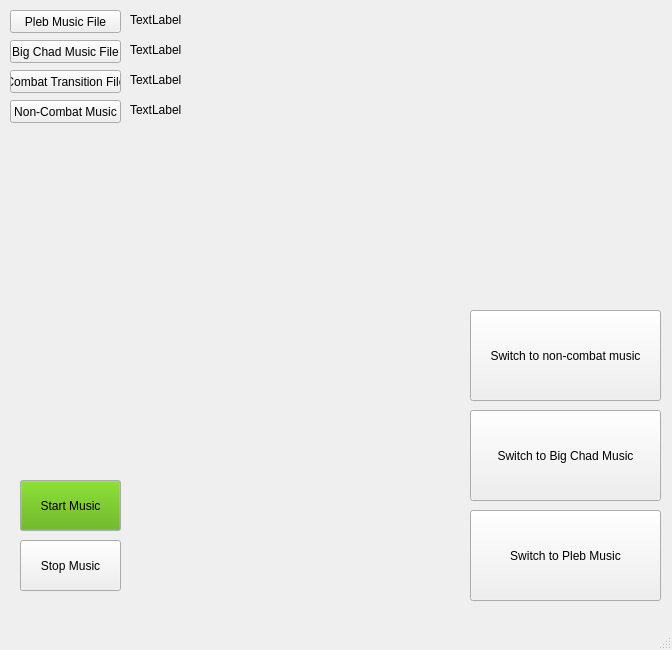
<?xml version="1.0" encoding="UTF-8"?>
<ui version="4.0">
 <class>BestMusicThing</class>
 <widget class="QMainWindow" name="BestMusicThing">
  <property name="geometry">
   <rect>
    <x>0</x>
    <y>0</y>
    <width>672</width>
    <height>650</height>
   </rect>
  </property>
  <property name="windowTitle">
   <string>BestMusicThing</string>
  </property>
  <widget class="QWidget" name="centralwidget">
   <widget class="QPushButton" name="PlebMusicPathButton">
    <property name="geometry">
     <rect>
      <x>10</x>
      <y>10</y>
      <width>111</width>
      <height>23</height>
     </rect>
    </property>
    <property name="text">
     <string>Pleb Music File</string>
    </property>
   </widget>
   <widget class="QPushButton" name="ChadMusicPathButton">
    <property name="geometry">
     <rect>
      <x>10</x>
      <y>40</y>
      <width>111</width>
      <height>23</height>
     </rect>
    </property>
    <property name="text">
     <string>Big Chad Music File</string>
    </property>
   </widget>
   <widget class="QPushButton" name="StartMusicButton">
    <property name="geometry">
     <rect>
      <x>20</x>
      <y>480</y>
      <width>101</width>
      <height>51</height>
     </rect>
    </property>
    <property name="palette">
     <palette>
      <active>
       <colorrole role="Button">
        <brush brushstyle="SolidPattern">
         <color alpha="255">
          <red>85</red>
          <green>170</green>
          <blue>0</blue>
         </color>
        </brush>
       </colorrole>
      </active>
      <inactive>
       <colorrole role="Button">
        <brush brushstyle="SolidPattern">
         <color alpha="255">
          <red>85</red>
          <green>170</green>
          <blue>0</blue>
         </color>
        </brush>
       </colorrole>
      </inactive>
      <disabled>
       <colorrole role="Button">
        <brush brushstyle="SolidPattern">
         <color alpha="255">
          <red>85</red>
          <green>170</green>
          <blue>0</blue>
         </color>
        </brush>
       </colorrole>
      </disabled>
     </palette>
    </property>
    <property name="text">
     <string>Start Music</string>
    </property>
   </widget>
   <widget class="QPushButton" name="StopMusicButton">
    <property name="geometry">
     <rect>
      <x>20</x>
      <y>540</y>
      <width>101</width>
      <height>51</height>
     </rect>
    </property>
    <property name="text">
     <string>Stop Music</string>
    </property>
   </widget>
   <widget class="QPushButton" name="MakeChadLoudButton">
    <property name="geometry">
     <rect>
      <x>470</x>
      <y>410</y>
      <width>191</width>
      <height>91</height>
     </rect>
    </property>
    <property name="text">
     <string>Switch to Big Chad Music</string>
    </property>
   </widget>
   <widget class="QPushButton" name="MakePlebLoudButton">
    <property name="geometry">
     <rect>
      <x>470</x>
      <y>510</y>
      <width>191</width>
      <height>91</height>
     </rect>
    </property>
    <property name="text">
     <string>Switch to Pleb Music</string>
    </property>
   </widget>
   <widget class="QLabel" name="PlebMusicPath">
    <property name="geometry">
     <rect>
      <x>130</x>
      <y>10</y>
      <width>531</width>
      <height>20</height>
     </rect>
    </property>
    <property name="text">
     <string>TextLabel</string>
    </property>
   </widget>
   <widget class="QLabel" name="ChadMusicPath">
    <property name="geometry">
     <rect>
      <x>130</x>
      <y>40</y>
      <width>531</width>
      <height>20</height>
     </rect>
    </property>
    <property name="text">
     <string>TextLabel</string>
    </property>
   </widget>
   <widget class="QPushButton" name="TransMusicPathButton">
    <property name="geometry">
     <rect>
      <x>10</x>
      <y>70</y>
      <width>111</width>
      <height>23</height>
     </rect>
    </property>
    <property name="text">
     <string>Combat Transition File</string>
    </property>
   </widget>
   <widget class="QLabel" name="ChadMusicPath_2">
    <property name="geometry">
     <rect>
      <x>130</x>
      <y>70</y>
      <width>531</width>
      <height>20</height>
     </rect>
    </property>
    <property name="text">
     <string>TextLabel</string>
    </property>
   </widget>
   <widget class="QLabel" name="ChadMusicPath_3">
    <property name="geometry">
     <rect>
      <x>130</x>
      <y>100</y>
      <width>531</width>
      <height>20</height>
     </rect>
    </property>
    <property name="text">
     <string>TextLabel</string>
    </property>
   </widget>
   <widget class="QPushButton" name="TransMusicPathButton_2">
    <property name="geometry">
     <rect>
      <x>10</x>
      <y>100</y>
      <width>111</width>
      <height>23</height>
     </rect>
    </property>
    <property name="text">
     <string>Non-Combat Music</string>
    </property>
   </widget>
   <widget class="QPushButton" name="MakeChadLoudButton_2">
    <property name="geometry">
     <rect>
      <x>470</x>
      <y>310</y>
      <width>191</width>
      <height>91</height>
     </rect>
    </property>
    <property name="text">
     <string>Switch to non-combat music</string>
    </property>
   </widget>
   <widget class="QLabel" name="label">
    <property name="geometry">
     <rect>
      <x>30</x>
      <y>150</y>
      <width>381</width>
      <height>271</height>
     </rect>
    </property>
    <property name="font">
     <font>
      <pointsize>28</pointsize>
      <weight>75</weight>
      <bold>true</bold>
     </font>
    </property>
    <property name="text">
     <string>&lt;html&gt;&lt;head/&gt;&lt;body&gt;&lt;p&gt;&lt;img src=&quot;:/Gifs/Gifs/NonCombat.gif&quot;/&gt;&lt;/p&gt;&lt;/body&gt;&lt;/html&gt;</string>
    </property>
   </widget>
  </widget>
  <widget class="QMenuBar" name="menubar">
   <property name="geometry">
    <rect>
     <x>0</x>
     <y>0</y>
     <width>672</width>
     <height>21</height>
    </rect>
   </property>
  </widget>
  <widget class="QStatusBar" name="statusBar"/>
 </widget>
 <resources>
  <include location="../../../../../../Gifs_and_audio.qrc"/>
 </resources>
 <connections/>
</ui>
